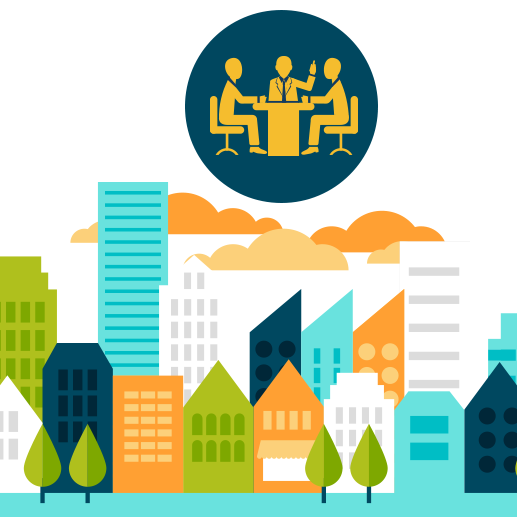
%> input picture socity.png, 517 x 517 px
$ octave noice.m   (GNU Octave 9; MATLAB toolbox functions it lacks are replaced by stand-ins)
%> lines starting %> are read from the running program, lines starting %| are printed output that depends on the picture
A = imread('socity.png');
%> A is the input picture: size 517x517x3 uint8; mean R, G, B 186, 205.9, 181.3
A_gaussian_Noise= imnoise(A,'gaussian');
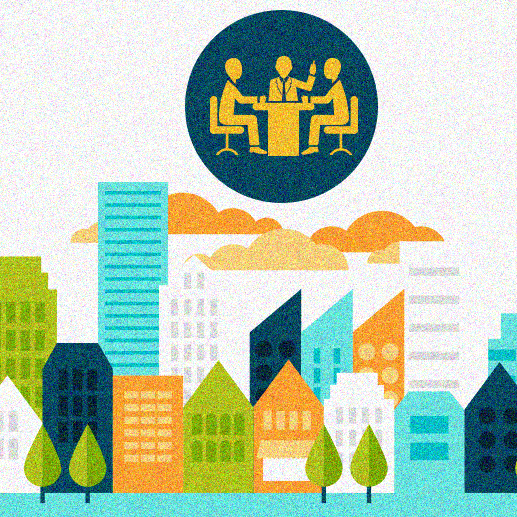
%> A_gaussian_Noise: size 517x517x3 uint8; mean R, G, B 181.6, 200.8, 176.7
m= 0.05;
A_gaussian_Noise_mean = imnoise(A,'gaussian',m);
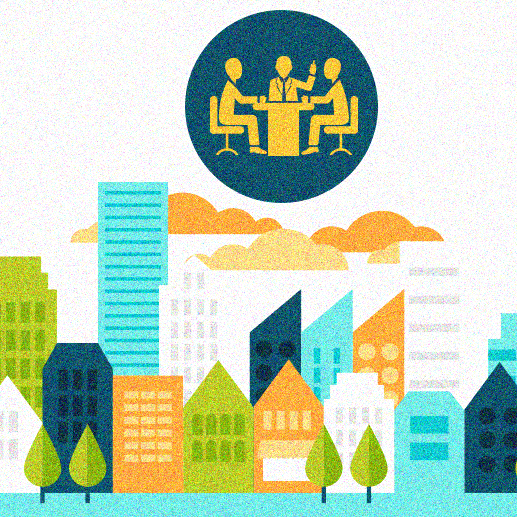
%> A_gaussian_Noise_mean: size 517x517x3 uint8; mean R, G, B 188.9, 209.6, 185.3
A_poisson_noise= imnoise(A,'poisson');
A_salt_pepper_noise = imnoise(A,'salt & pepper');
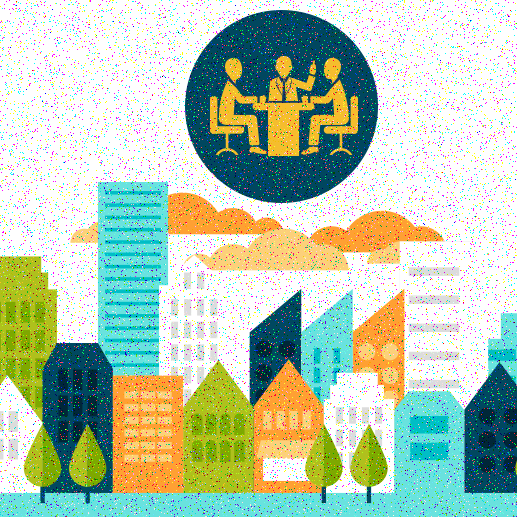
%> A_salt_pepper_noise: size 517x517x3 uint8; mean R, G, B 183.1, 201.9, 178.6
A_multiplicative_noise = imnoise(A,'speckle');
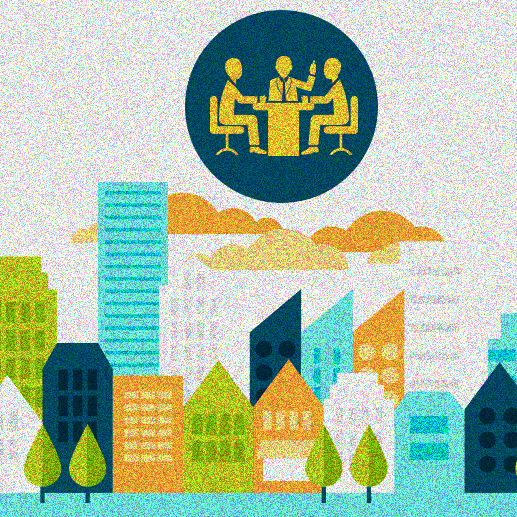
%> A_multiplicative_noise: size 517x517x3 uint8; mean R, G, B 171, 192.6, 168.5
subplot(3,4,1),imshow(A);title('Original Image')
subplot(3,4,2),imhist(A);title('Histogram of Original')
subplot(3,4,3),imshow(A_gaussian_Noise);title('Gaussian Noise')
subplot(3,4,4),imhist(A_gaussian_Noise);title('Histogram of Gaussian Noise')
subplot(3,4,5),imshow(A_gaussian_Noise_mean);title('Gaussian Noise Mean')
subplot(3,4,6),imhist(A_gaussian_Noise_mean);title('Histogram of Gaussian Noise Mean')
subplot(3,4,7),imshow(A_poisson_noise);title('Poisson Noise ')
subplot(3,4,8),imhist(A_poisson_noise);title('Histogram of Poisson noise')
subplot(3,4,9),imshow(A_salt_pepper_noise);title('Salt pepper noise')
subplot(3,4,10),imhist(A_salt_pepper_noise);title('Histogram of Salt Pepper noise')
subplot(3,4,11),imshow(A_multiplicative_noise);title('Multiplicative noise')
subplot(3,4,12),imhist(A_multiplicative_noise);title('Histogram of multiplicative noise')
%> after `title('Histogram of multiplicative noise')`:
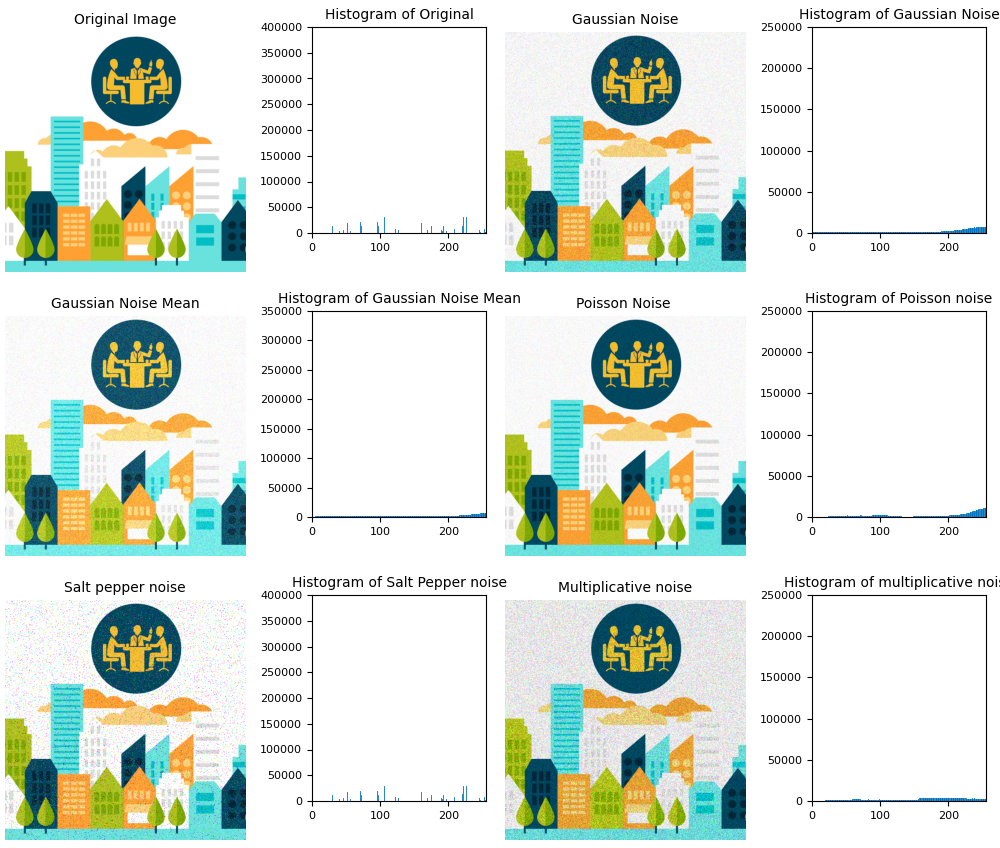
%> figure redrawn from the program's plot data, 12 panels

$ run again, with 1.jpg saved as socity.png
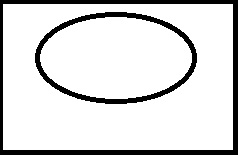
%> input picture 1.jpg, 238 x 156 px
%> A is the input picture: size 156x238x3 uint8; min 0, max 255, mean 218.8
%> `A_gaussian_Noise= imnoise(A,'gaussian');`:
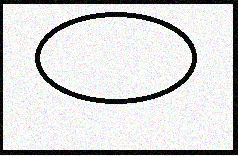
%> A_gaussian_Noise: size 156x238x3 uint8; mean R, G, B 211.4, 211.5, 211.6
%> `A_multiplicative_noise = imnoise(A,'speckle');`:
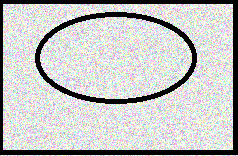
%> A_multiplicative_noise: size 156x238x3 uint8; mean R, G, B 197.6, 197.3, 197.5
